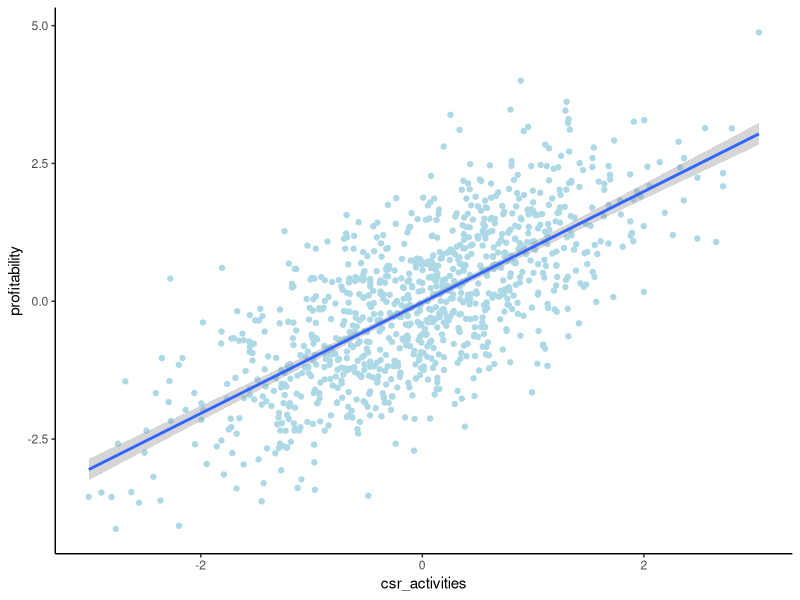
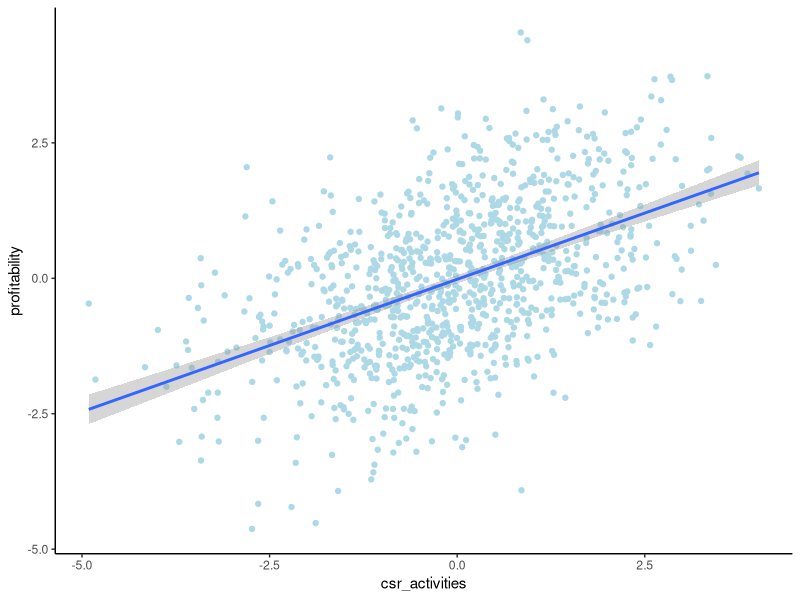
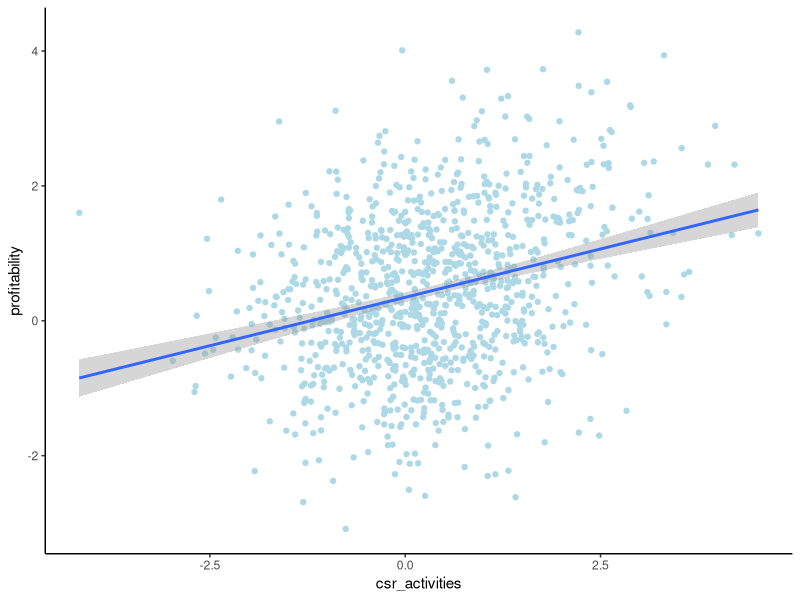
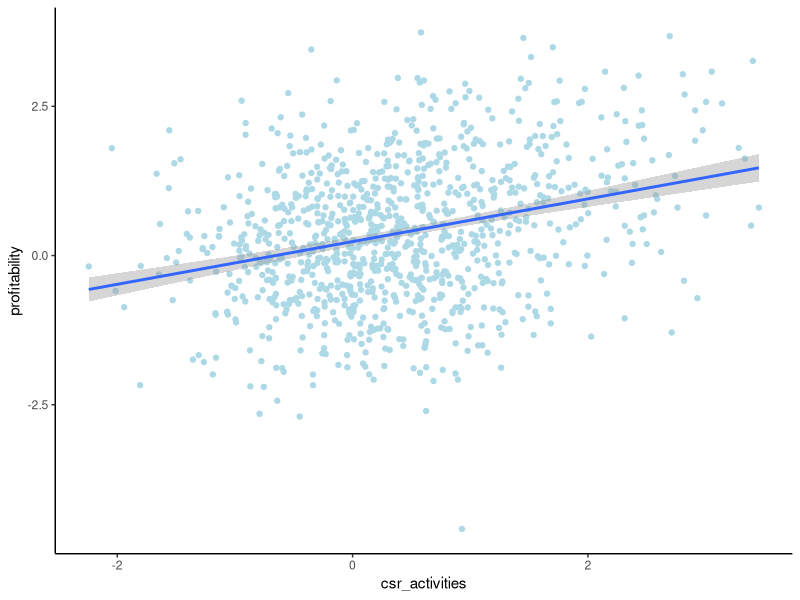
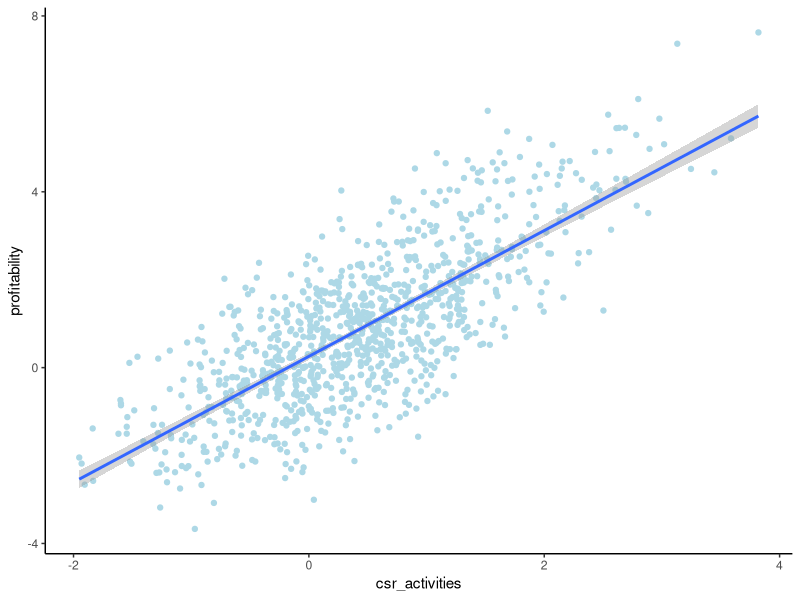

Reproduce these figures in R, in order.
# VHB QEAR 20 - Joachim Gassen
# See LICENSE File for details

# This is a small simulation to explore endogenous test variables and 
# common remedies

library(tidyverse)

set.seed(1904)

# --- Base simulation with flexible parameters ---------------------------------

sim_sample <- function(
  smp_size = 1000,
  effect = 1,
  endog_effect_1st_stage = 0,
  endog_effect_2nd_stage = 0
) {
  tibble(
    managerial_skill = rnorm(smp_size),
    csr_activities = endog_effect_1st_stage * managerial_skill + rnorm(smp_size),
    profitability = effect * csr_activities + 
      endog_effect_2nd_stage * managerial_skill + rnorm(smp_size)
  )
}


# --- No endogeneity, simple OLS is fine ---------------------------------------

smp <- sim_sample()

ggplot(smp, aes(x = csr_activities, y = profitability)) + 
  geom_point(color = "lightblue") +
  geom_smooth(method = "lm") +
  theme_classic()

summary(lm(profitability ~ csr_activities, data = smp))

summary(lm(profitability ~ csr_activities + managerial_skill, data = smp))


# --- No direct effect but endogeneity, univariate OLS biased, multiple fine ---

smp <- sim_sample(
  effect = 0, 
  endog_effect_1st_stage = 1,
  endog_effect_2nd_stage = 1
)

ggplot(smp, aes(x = csr_activities, y = profitability)) + 
  geom_point(color = "lightblue") +
  geom_smooth(method = "lm") +
  theme_classic()

summary(lm(profitability ~ csr_activities, data = smp))

summary(lm(profitability ~ csr_activities + managerial_skill, data = smp))


# --- Non-linear endogeneity, univariate and multiple OLS biased ---------------

smp_size <- 1000
smp <- tibble(
    managerial_skill = rnorm(smp_size),
    csr_activities = (managerial_skill > 0)  * managerial_skill + rnorm(smp_size),
    profitability = (managerial_skill > 0)  * managerial_skill + rnorm(smp_size)
)

ggplot(smp, aes(x = csr_activities, y = profitability)) + 
  geom_point(color = "lightblue") +
  geom_smooth(method = "lm") +
  theme_classic()

summary(lm(profitability ~ csr_activities, data = smp))

summary(lm(profitability ~ csr_activities + managerial_skill, data = smp))


# --- Non-linear endogeneity, stratified OLS is fine ---------------------------

summary(lm(profitability ~ csr_activities + managerial_skill, 
           data = smp %>% filter(managerial_skill > 0)))

summary(lm(profitability ~ csr_activities + managerial_skill, 
           data = smp %>% filter(managerial_skill < 0)))


# --- Selection on unsoberservables, reulatory instrument, 2 SLS IV is fine ----

smp <- tibble(
  managerial_skill = rnorm(smp_size),
  reg_incentive = rnorm(smp_size),
  csr_activities = (managerial_skill > 0)  * managerial_skill + 
    0.5*reg_incentive + 0.5*rnorm(smp_size),
  profitability = (managerial_skill > 0)  * managerial_skill + rnorm(smp_size)
)

ggplot(smp, aes(x = csr_activities, y = profitability)) + 
  geom_point(color = "lightblue") +
  geom_smooth(method = "lm") +
  theme_classic()

summary(lm(profitability ~ csr_activities, data = smp))
summary(lm(profitability ~ reg_incentive, data = smp))

library(AER)
summary(ivreg(profitability ~ csr_activities | reg_incentive, data = smp), diagnostics = TRUE)

smp <- tibble(
  managerial_skill = rnorm(smp_size),
  reg_incentive = rnorm(smp_size),
  csr_activities = (managerial_skill > 0)  * managerial_skill + 
    0.5*reg_incentive + 0.5*rnorm(smp_size),
  profitability = (managerial_skill > 0)  * managerial_skill + 
    csr_activities + rnorm(smp_size)
)

ggplot(smp, aes(x = csr_activities, y = profitability)) + 
  geom_point(color = "lightblue") +
  geom_smooth(method = "lm") +
  theme_classic()

summary(lm(profitability ~ csr_activities, data = smp))
summary(lm(profitability ~ reg_incentive, data = smp))

summary(ivreg(profitability ~ csr_activities | reg_incentive, data = smp), diagnostics = TRUE)
